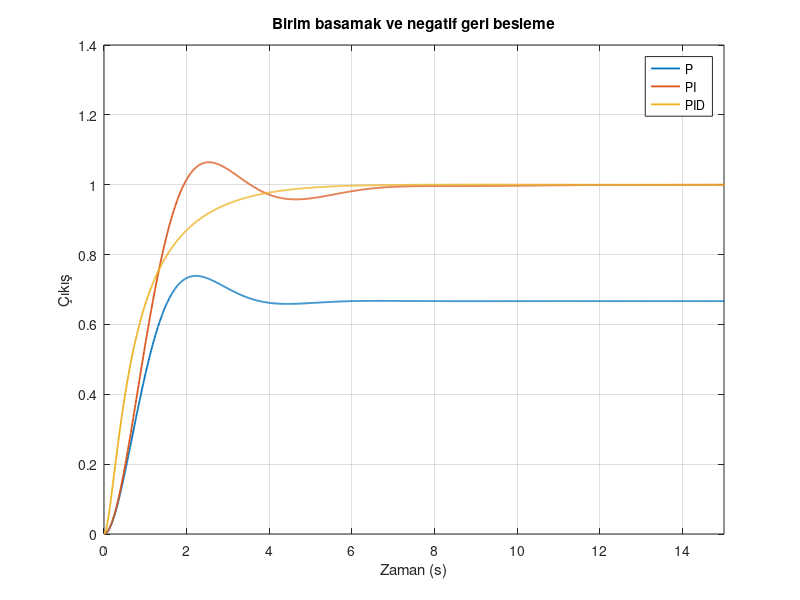

MATLAB code for this plot:
%% PID kapalı çevrim — hesap ve referans kontrolleri
% Basamak -> Toplama (r-y) -> P / PI / filtreli PID -> Tesis -> geri besleme.
% Tesis: y'' + 2*y' + y = u. İlk durumlar sıfır, zaman saniye.
% Bunlar denklem betikleridir; bir görsel model veya model dosyası değildir.
if exist('OCTAVE_VERSION', 'builtin')
  try
    pkg load control;
  catch
    error('control paketi bulunamadı. Projedeki paket kurulum rehberini izleyin.');
  end
end
G = tf(1, [1 2 1]);
t = (0:0.01:40)';
kazanclar = [2 0 0; 2 1 0; 2 1 1];
adlar = {'P', 'PI', 'PID'};
Tf = 0.1; % Türev filtresi: Kd*s/(Tf*s+1); ideal türev kullanılmaz.
y = zeros(numel(t), 3);
secenek = odeset('RelTol', 1e-9, 'AbsTol', 1e-11);
for j = 1:3
  Kp = kazanclar(j,1); Ki = kazanclar(j,2); Kd = kazanclar(j,3);
  C = pid(Kp, Ki, Kd, Tf);
  T = feedback(C*G, 1); % Negatif birim geri besleme.
  y(:,j) = step(T, t);
  % Bağımsız durum denklemleri: [y; y'; integral(e); filtrelenmiş e].
  rhs = @(tt,x) [x(2); -2*x(2)-x(1)+Kp*(1-x(1))+Ki*x(3)+Kd/Tf*(1-x(1)-x(4)); ...
                 1-x(1); (1-x(1)-x(4))/Tf];
  [to, xo] = ode45(rhs, t, zeros(4,1), secenek);
  yr = xo(:,1);
  if max(abs(y(:,j)-yr)) > 2e-7
    error('PID yanıtı açık durum denklemlerinden ayrıldı.');
  end
  if Ki == 0
    son = Kp/(1+Kp);
  else
    son = 1;
  end
  % Yükselme: son değerin %%10 -> %%90 eşikleri, ilk örnek geçişleri.
  % Aşım son değere göre; kalıcı hata birim hedefe göre tanımlanır.
  metrik = zeros(2,3);
  for q = 1:2
    if q == 1, v = y(:,j); else, v = yr; end
    i10 = find(v >= 0.1*son, 1); i90 = find(v >= 0.9*son, 1);
    if isempty(i10) || isempty(i90), error('Yükselme eşikleri bulunamadı.'); end
    metrik(q,:) = [t(i90)-t(i10), max(0, (max(v)-son)/son)*100, 1-v(end)];
  end
  if any(abs(metrik(1,:)-metrik(2,:)) > [0.02 0.001 2e-7]) || ...
     abs(metrik(1,3)-(1-son)) > 0.001
    error('PID metrik referans kontrolü başarısız.');
  end
  fprintf('%s: yükselme=%.3f s, aşım=%.3f %%, kalıcı hata=%.6f\n', adlar{j}, metrik(1,:));
end
fprintf('REFERANS OK: PID kapalı çevrim\n');

%% Grafikler — sayısal test bu işaretten önce durur
figure('Name', 'P, PI ve PID kapalı çevrim');
plot(t, y, 'LineWidth', 1.3); grid on;
xlabel('Zaman (s)'); ylabel('Çıkış'); title('Birim basamak ve negatif geri besleme');
legend(adlar); xlim([0 15]);
